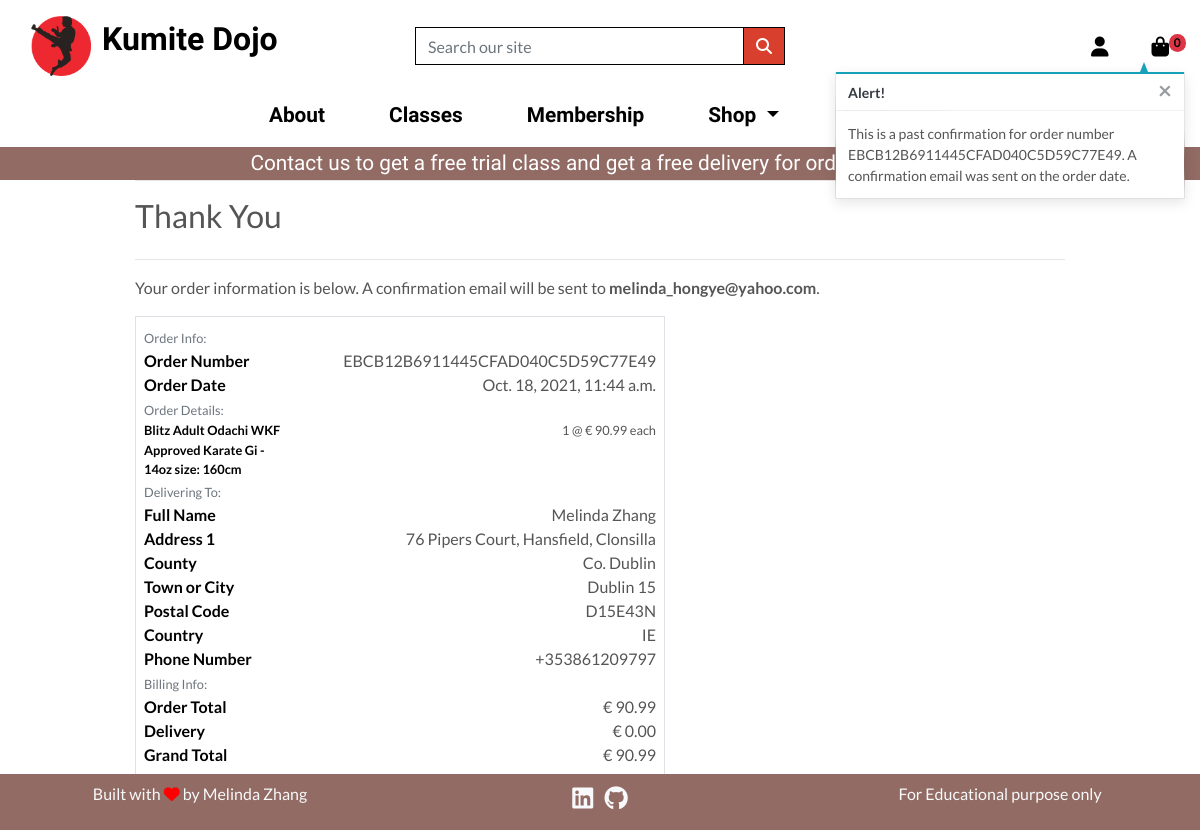
Page /profile/order_history/EBCB12B6911445CFAD040C5D59C77E49 on the committed database.
### checkout/models.py (models this page shows, shortened)
class Order(models.Model):
    order_number = models.CharField(max_length=32, null=False, editable=False)
    user_profile = models.ForeignKey(
        UserProfile,
        on_delete=models.SET_NULL,
        null=True,
        blank=True,
        related_name="orders",
    )
    full_name = models.CharField(max_length=50, null=False, blank=False)
    email = models.EmailField(max_length=254, null=False, blank=False)
    phone_number = models.CharField(max_length=20, null=False, blank=False)
    country = CountryField(blank_label="Country *", null=False, blank=False)
    postcode = models.CharField(max_length=20, null=True, blank=True)
    town_or_city = models.CharField(max_length=40, null=False, blank=False)
    street_address1 = models.CharField(max_length=80, null=False, blank=False)
    street_address2 = models.CharField(max_length=80, null=True, blank=True)
    county = models.CharField(max_length=80, null=True, blank=True)
    date = models.DateTimeField(auto_now_add=True)
    delivery_cost = models.DecimalField(
        max_digits=6, decimal_places=2, null=False, default=0
    )
    order_total = models.DecimalField(
        max_digits=10, decimal_places=2, null=False, default=0
    )
    grand_total = models.DecimalField(
        max_digits=10, decimal_places=2, null=False, default=0
    )
    original_bag = models.TextField(null=False, blank=False, default="")
    stripe_pid = models.CharField(max_length=254, null=False, blank=False, default="")

class OrderLineItem(models.Model):
    order = models.ForeignKey(
        Order,
        null=False,
        blank=False,
        on_delete=models.CASCADE,
        related_name="lineitems",
    )
    product = models.ForeignKey(
        Product, null=False, blank=False, on_delete=models.CASCADE
    )
    variations = models.ManyToManyField(Variation, blank=True)
    quantity = models.IntegerField(null=False, blank=False, default=0)
    lineitem_total = models.DecimalField(
        max_digits=6, decimal_places=2, null=False, blank=False, editable=False
    )

### products/models.py (models this page shows, shortened)
class Product(models.Model):
    category = models.ForeignKey(
        "Category", null=True, blank=True, on_delete=models.SET_NULL
    )
    name = models.CharField(max_length=254)
    slug = models.SlugField(max_length=254, unique=True)
    description = models.TextField()
    price = models.DecimalField(max_digits=6, decimal_places=2)
    stock = models.IntegerField(default=True)
    rating = models.DecimalField(max_digits=6, decimal_places=1, null=True, blank=True)
    timestamp = models.DateTimeField(auto_now_add=False, auto_now=True)
    updated = models.DateTimeField(auto_now_add=False, auto_now=True)
    active = models.BooleanField(default=True)
    is_featured = models.BooleanField(default=False)
    class Meta:
        unique_together = ("name", "slug")

class Variation(models.Model):
    product = models.ForeignKey(Product, on_delete=models.CASCADE)
    variation_category = models.CharField(
        max_length=100, choices=variation_category_choice
    )
    variation_value = models.CharField(max_length=100)
    updated = models.DateTimeField(auto_now_add=False, auto_now=True)
    active = models.BooleanField(default=True)
    objects = VariationManager()

### profiles/views.py (the view)
# urls.py: path("order_history/<order_number>", views.order_history, name="order_history"),
def order_history(request, order_number):
    order = get_object_or_404(Order, order_number=order_number)
    messages.info(
        request,
        (
            f"This is a past confirmation for order number {order_number}. "
            "A confirmation email was sent on the order date."
        ),
    )
    template = "checkout/checkout_success.html"
    context = {
        "order": order,
        "from_profile": True,
    }
    return render(request, template, context)

### bag/views.py (called while the page is built)
def _bag_id(request):
    bag = request.session.session_key
    if not bag:
        bag = request.session.create()
    return bag

### checkout/templates/checkout/checkout_success.html (shortened to what this page needs)
{% extends "base.html" %}
{% load static %}
{% block extra_css %}
    <link rel="stylesheet" href="{% static 'checkout/css/checkout.css' %}">
{% endblock %}
{% block page_header %}
    <div class="container header-container">
    </div>
{% endblock%}
{% block content %}
<div class="overlay"></div>
<div class="container">
    <div class="row">
        <div class="col">
            <hr>
            <h2 class="title mb-4">Thank You</h2>
            <hr>
            <p>Your order information is below. A confirmation email will be sent to <strong>{{ order.email }}</strong>.</p>
        </div>
    </div>
    <div class="row">
        <div class="col-12 col-lg-7">
            <div class="order-confirmation-wrapper p-2 border">
                <div class="row">
                    <div class="col">
                        <small class="text-muted">Order Info:</small>
                    </div>
                </div>
                <div class="row">
                    <div class="col-12 col-md-4">
                        <p class="mb-0 text-black font-weight-bold">Order Number</p>
                    </div>
                    <div class="col-12 col-md-8 text-md-right">
                        <p class="mb-0">{{ order.order_number }}</p>
                    </div>
                </div>
                <div class="row">
                    <div class="col-12 col-md-4">
                        <p class="mb-0 text-black font-weight-bold">Order Date</p>
                    </div>
                    <div class="col-12 col-md-8 text-md-right">
                        <p class="mb-0">{{ order.date }}</p>
                    </div>
                </div>
                <div class="row">
                    <div class="col">
                        <small class="text-muted">Order Details:</small>
                    </div>
                </div>
                {% for item in order.lineitems.all %}
                    <div class="row">
                        <div class="col-12 col-md-4">
                            <p class="small mb-0 text-black font-weight-bold">
                                {{ item.product.name }}
                                {%for variation in item.variations.all%}
                                    {{variation.variation_category}}: {{variation.variation_value}}
                                {%endfor%}
                            </p>
                        </div>
                        <div class="col-12 col-md-8 text-md-right">
                            <p class="small mb-0">{{ item.quantity }} @ € {{ item.product.price }} each</p>
                        </div>
                    </div>
                {% endfor %}
                <div class="row">
                    <div class="col">
                        <small class="text-muted">Delivering To:</small>
                    </div>
                </div>
                <div class="row">
                    <div class="col-12 col-md-4">
                        <p class="mb-0 text-black font-weight-bold">Full Name</p>
                    </div>
                    <div class="col-12 col-md-8 text-md-right">
                        <p class="mb-0">{{ order.full_name }}</p>
                    </div>
                </div>
                <div class="row">
                    <div class="col-12 col-md-4">
                        <p class="mb-0 text-black font-weight-bold">Address 1</p>
                    </div>
                    <div class="col-12 col-md-8 text-md-right">
                        <p class="mb-0">{{ order.street_address1 }}</p>
                    </div>
                </div>
                {% if order.county %}
                    <div class="row">
                        <div class="col-12 col-md-4">
                            <p class="mb-0 text-black font-weight-bold">County</p>
                        </div>
                        <div class="col-12 col-md-8 text-md-right">
                            <p class="mb-0">{{ order.county }}</p>
                        </div>
                    </div>
                {% endif %}
                <div class="row">
                    <div class="col-12 col-md-4">
                        <p class="mb-0 text-black font-weight-bold">Town or City</p>
                    </div>
                    <div class="col-12 col-md-8 text-md-right">
                        <p class="mb-0">{{ order.town_or_city }}</p>
                    </div>
                </div>
                {% if order.postcode %}
                    <div class="row">
                        <div class="col-12 col-md-4">
                            <p class="mb-0 text-black font-weight-bold">Postal Code</p>
                        </div>
                        <div class="col-12 col-md-8 text-md-right">
                            <p class="mb-0">{{ order.postcode }}</p>
                        </div>
                    </div>
                {% endif %}
                <div class="row">
                    <div class="col-12 col-md-4">
                        <p class="mb-0 text-black font-weight-bold">Country</p>
                    </div>
                    <div class="col-12 col-md-8 text-md-right">
                        <p class="mb-0">{{ order.country }}</p>
                    </div>
                </div>
                <div class="row">
                    <div class="col-12 col-md-4">
                        <p class="mb-0 text-black font-weight-bold">Phone Number</p>
                    </div>
                    <div class="col-12 col-md-8 text-md-right">
                        <p class="mb-0">{{ order.phone_number }}</p>
                    </div>
                </div>
                <div class="row">
                    <div class="col">
                        <small class="text-muted">Billing Info:</small>
                    </div>
                </div>
                <div class="row">
                    <div class="col-12 col-md-4">
                        <p class="mb-0 text-black font-weight-bold">Order Total</p>
                    </div>
                    <div class="col-12 col-md-8 text-md-right">
                        <p class="mb-0">€ {{ order.order_total }}</p>
                    </div>
                </div>
                <div class="row">
                    <div class="col-12 col-md-4">
                        <p class="mb-0 text-black font-weight-bold">Delivery</p>
                    </div>
                    <div class="col-12 col-md-8 text-md-right">
                        <p class="mb-0">€ {{ order.delivery_cost }}</p>
                    </div>
                </div>
                <div class="row">
                    <div class="col-12 col-md-4">
                        <p class="mb-0 text-black font-weight-bold">Grand Total</p>
                    </div>
                    <div class="col-12 col-md-8 text-md-right">
                        <p class="mb-0">€ {{ order.grand_total }}</p>
                    </div>
                </div>
            </div>
        </div>
    </div>
    <div class="row">
        <div class="col-12 co-lg-7 text-right">
            {% if from_profile %}
            <a href="{% url 'profile' %}" class="btn btn-red rounded-0 my-2">
                <span class="icon mr-2">
                </span>
                <span class="text-uppercase">Back to profile</span>
            </a>
            {% endif %}
        </div>
    </div>
</div>
{% endblock %}

### static/css/base.css (style rules this page uses)
html { height: 100%; }
* { box-sizing: border-box; }
body { color: #555; font-family: 'Lato'; min-height: 100%; position:relative; padding-bottom:[footer-height] }
.btn-red { background: #d83f2d; color: white; }
.text-black { color: #000 !important; }
.overlay { height: 100%; width: 100%; top: 0; left: 0; position: fixed; background: white; z-index: -1; }
@media (min-width: 1200px) { .container { max-width: 80%; } }
@media (min-width: 992px) { .header-container { padding-top: 164px; } }

### rows in the picture
Order: email "melinda_hongye@yahoo.com", order_number "EBCB12B6911445CFAD040C5D59C77E49", date "Oct. 18, 2021, 11:44 a.m.", full_name "Melinda Zhang", street_address1 "76 Pipers Court, Hansfield, Clonsilla", county "Co. Dublin", town_or_city "Dublin 15", postcode "D15E43N", country "IE", phone_number "+353861209797", order_total "90.99", delivery_cost "0.00", grand_total "90.99"
OrderLineItem: product.name "Blitz Adult Odachi WKF Approved Karate Gi - 14oz", quantity "1", product.price "90.99"
Variation: variation_category "size", variation_value "160cm"

### other values in the picture
{{ product_count }} "0"
{{ message }} "This is a past confirmation for order number EBCB12B6911445CFAD040C5D59C77E49. A confirmation email was sent on the order date."
